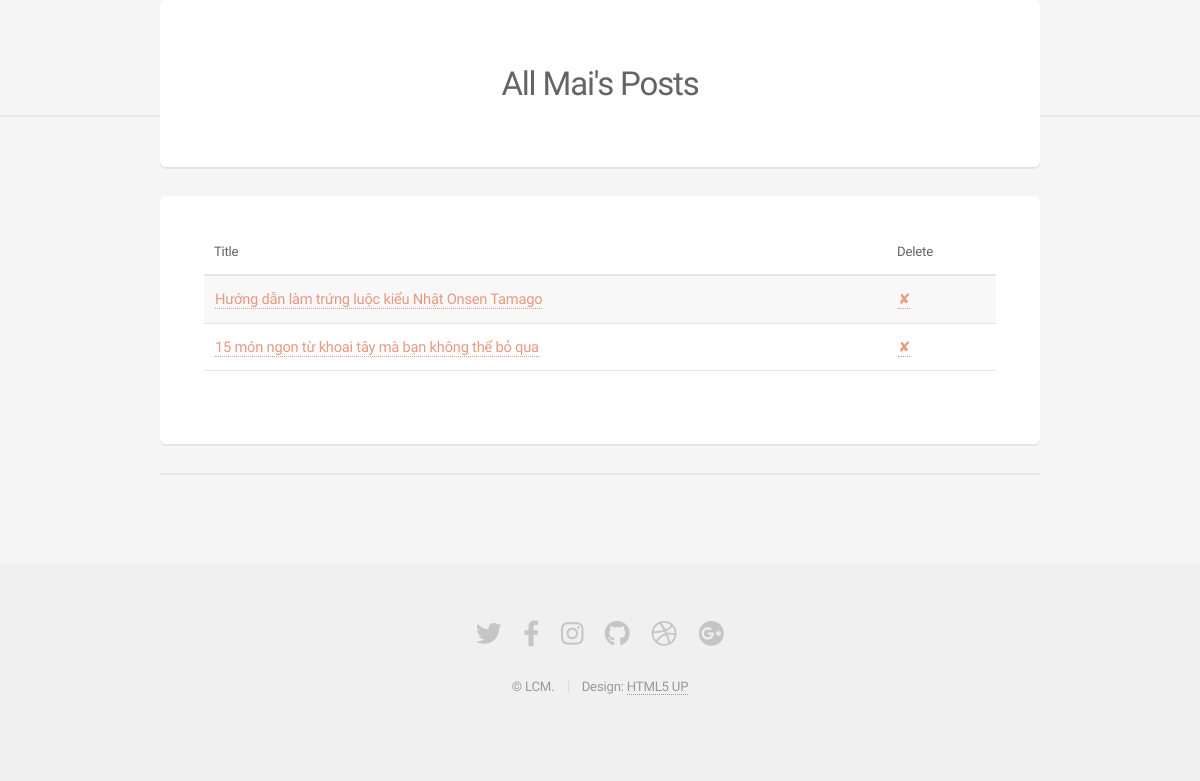
Page /account (signed in, lower part) on the earlier database version.
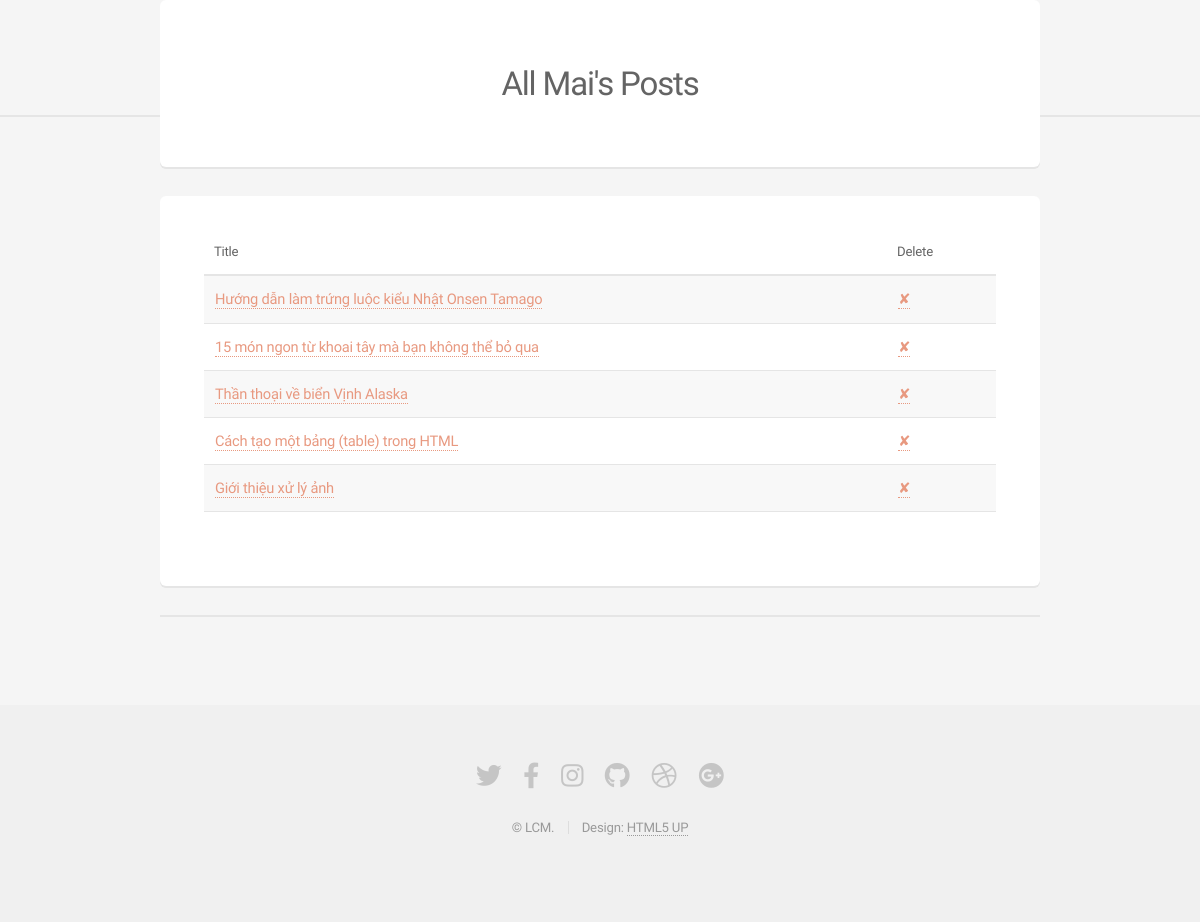
Same page on the later database version.
### blog/model.py (models this page shows, shortened)
class Post(db.Model):
    id = db.Column(db.Integer, primary_key=True)
    title = db.Column(db.String(100), nullable=False)
    content = db.Column(db.Text, nullable=False)
    date = db.Column(db.DateTime, nullable=False, default=datetime.now())
    image_cover = db.Column(db.String(20), default="..\static\default_image_cover.jpg")
    post_rela = db.relationship('State', backref=db.backref('post', lazy=True))

### blog/route.py (the view)
@app.route('/account', methods=['GET', 'POST'])
@login_required
def account():
    posts_state = State.query.filter_by(is_author=True, user_id=current_user.id)
    posts = []
    for state in posts_state:
        posts.append(Post.query.filter_by(id=state.post_id).first())
    return render_template('account.html', posts=posts)

### blog/model.py (called while the page is built)
@login_manager.user_loader
def load_user(user_id):
     return User.query.get(int(user_id))

### blog/templates/account.html (shortened to what this page needs)
<!DOCTYPE HTML>
<html>
	<head>
		<link rel="stylesheet" href="../static/assets/css/main.css" />
	</head>
	<body class="landing is-preload">
		<div id="page-wrapper">
			<section class="container" id="bio">
			</section>
			<section id="main" class="container">
				<section class="box special">
					<header class="major">
						<h2>All {{ current_user.username }}'s Posts</h2>
					</header>
				</section>
				<div style="margin: 0%">
					<section class="box">
						<div class="table-wrapper">
							<table>
								<thead>
									<tr>
										<th>Title</th>
										<th>Delete</th>
									</tr>
								</thead>
								<tbody>
								{% for post in posts: %}
									<tr>
										<td><a href="{{ url_for('post', post_id=post.id) }}">{{ post.title }}</a></td>
										<td><a href="{{ url_for('delete_post', post_id=post.id) }}">✘</a></td>
									</tr>
								{% endfor %}
								</tbody>
							</table>
						</div>
					</section>
				</div>
				<hr>
			</section>
			<footer id="footer">
				<ul class="icons">
					<li><a href="#" class="icon brands fa-twitter"><span class="label">Twitter</span></a></li>
					<li><a href="#" class="icon brands fa-facebook-f"><span class="label">Facebook</span></a></li>
					<li><a href="#" class="icon brands fa-instagram"><span class="label">Instagram</span></a></li>
					<li><a href="#" class="icon brands fa-github"><span class="label">Github</span></a></li>
					<li><a href="#" class="icon brands fa-dribbble"><span class="label">Dribbble</span></a></li>
					<li><a href="#" class="icon brands fa-google-plus"><span class="label">Google+</span></a></li>
				</ul>
				<ul class="copyright">
					<li>&copy; LCM.</li><li>Design: <a href="http://html5up.net">HTML5 UP</a></li>
				</ul>
			</footer>
		</div>
	</body>
</html>

Differences in the rows shown:
added Post: title "Thần thoại về biển Vịnh Alaska"
added Post: title "Cách tạo một bảng (table) trong HTML"
added Post: title "Giới thiệu xử lý ảnh"
